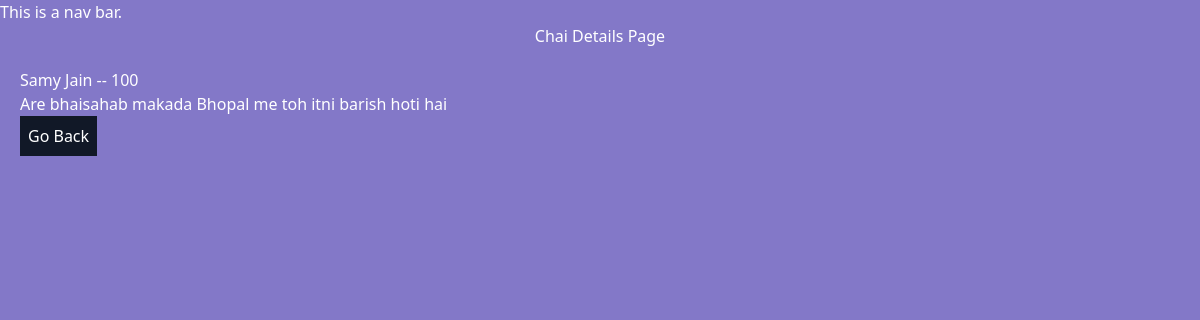
The app's page /chai/all_chai/1 with its own data.
### chai/models.py (models this page shows, shortened)
class ChaiVariety(models.Model):
    CHAI_TYPE_CHOICES = [
        ('ML', 'MASALA CHAI'),
        ('GR', 'GINGER'),
        ('PL', 'PLAIN'),
        ('EL', 'ELAICHI'),
    ]
    name = models.CharField(max_length= 100)
    image = models.ImageField(upload_to= 'chais/')
    date_added = models.DateTimeField(default=timezone.now)
    type = models.CharField(max_length=2, choices=CHAI_TYPE_CHOICES)
    description = models.TextField(default='')
    prices = models.PositiveIntegerField(default = 100)

### chai/views.py (the view)
# urls.py: path('all_chai/<int:chai_id>', views.chai_detail, name='chai_detail'),
def chai_detail(request, chai_id):
    chai = get_object_or_404(ChaiVariety, pk=chai_id)
    return render(request, 'chai/chai_detail.html', {'chai' : chai})

### chai/templates/chai/chai_detail.html (shortened to what this page needs)
{% extends "layout.html" %}
{% block content %}
    <h1>Chai Details Page</h1>
    <div class="m-5">
    <h3> {{chai.name}}  -- {{chai.prices}}</h3>
    <p> {{chai.description}} </p>
    <a href="{% url 'all_chai' %}">
        <button class="bg-gray-900 text-white p-2">
            Go Back
        </button>
    </a>
    </div>
{% endblock %}

### static/style.css (style rules this page uses)
body { background-color: #8378c8; color: #fff; }
h1 { text-align: center; font-size: 2em; }

### records on screen
ChaiVariety: name "Samy Jain", prices "100", description "Are bhaisahab makada Bhopal me toh itni barish hoti hai"
